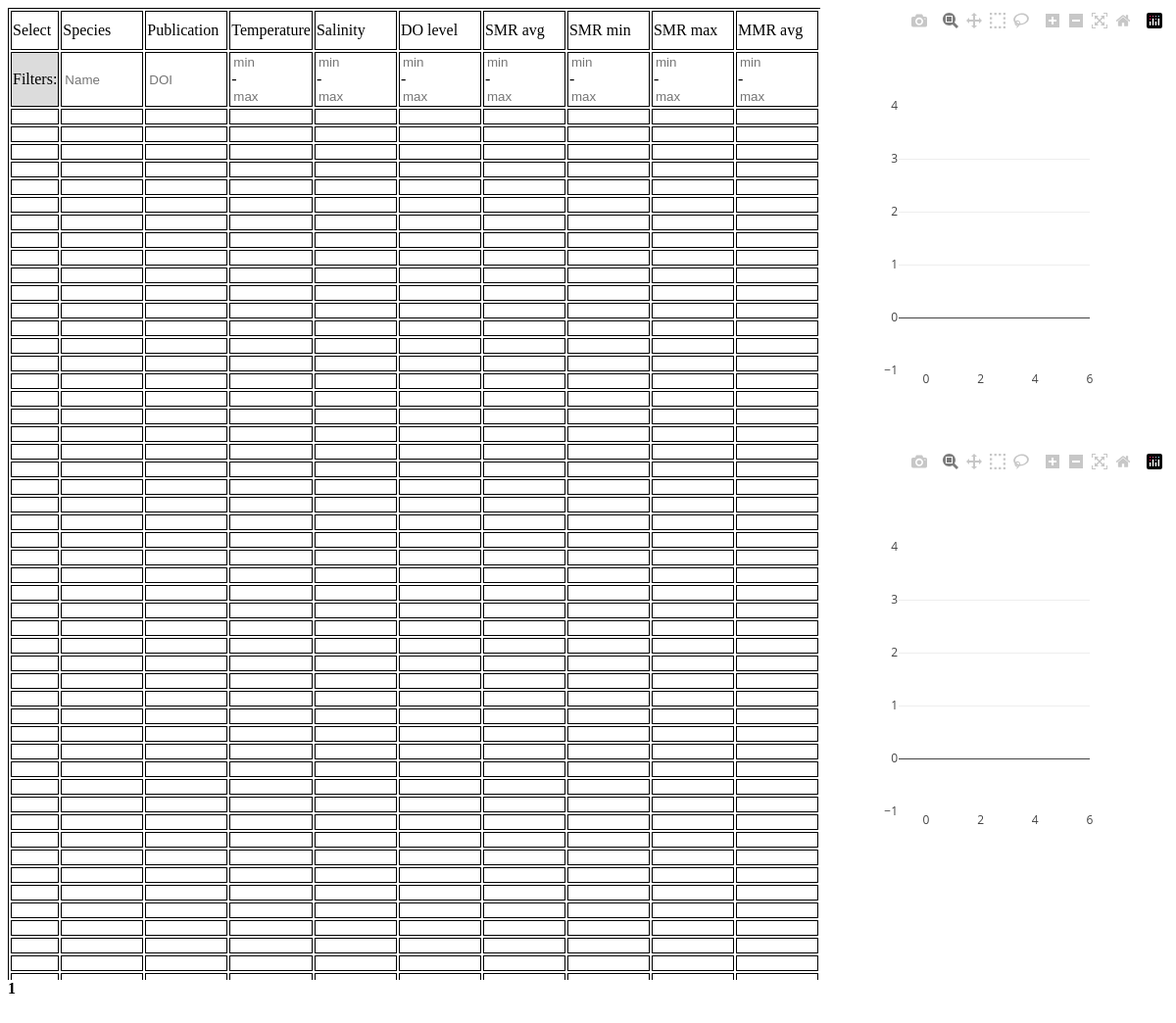
The page / on the database its author committed.
### tables this page shows
CREATE TABLE `table_data` (
  `id` int(11) NOT NULL,
  `caption` varchar(32) NOT NULL,
  `json_ident` varchar(32) NOT NULL,
  `filter_id` int(11) NOT NULL,
  `filter_placeholder` varchar(32) DEFAULT NULL,
  `js_cellcode_id` int(11) NOT NULL
);

### www/index.php (the view, shortened to what this page needs)
<?php
require_once 'database.php';
$db_request = 'SELECT td.id, td.json_ident, td.caption, td.filter_placeholder,
f.html_code,
cell.code
FROM table_data td
LEFT JOIN filters f on f.id = td.filter_id
LEFT JOIN js_cellcode cell on cell.id = td.js_cellcode_id';
$table_data = $DB->query($db_request)->fetchAll();
?>
<html>
<head>
</head>
<body onload="init()">
    <div class="container">
        <div class="leftTable">
            <table>
                <tbody>
                    <tr>
                        <td>Select</td>
<?php foreach($table_data as $row): ?>
                            <td><?=$row['caption']?></td>
<?php endforeach ?>
                    </tr>
                    <tr>
                        <td class="disabled">Filters:</td>
                        <?php
                        $tags = array('%ID%', '%PLACEHOLDER%');
                        foreach($table_data as $row)
                        {
                            $values = array($row['json_ident'], $row['filter_placeholder']);
                            echo '<td>' . str_replace($tags, $values, $row['html_code']) . '</td>';
                        }
                        ?>
                    </tr>
                </tbody>
                <tbody id="table"></tbody>
            </table>
        </div>
        <div class="rightPlots">
            <div id='SMR'></div>
            <div id='MMR'></div>
        </div>
    </div>
    <div id="pages_counter"></div>
</body>
</html>

### www/index.php (style rules this page uses)
table, th, td { border: 1px solid; height: 1rem; }
.disabled { background-color: gainsboro; }
input.Unbordered { border: 0px solid; max-width: 5rem; }
div.container { height: 95vh; display: flex; }
div.leftTable { width: 70%; overflow: auto; }
div.rightPlots { width: 30%; overflow: auto; }

### rows shown on the page
table_data: caption "Species"
table_data: caption "Publication"
table_data: caption "Temperature"
table_data: caption "Salinity"
table_data: caption "DO level"
table_data: caption "SMR avg"
table_data: caption "SMR min"
table_data: caption "SMR max"
table_data: caption "MMR avg"
